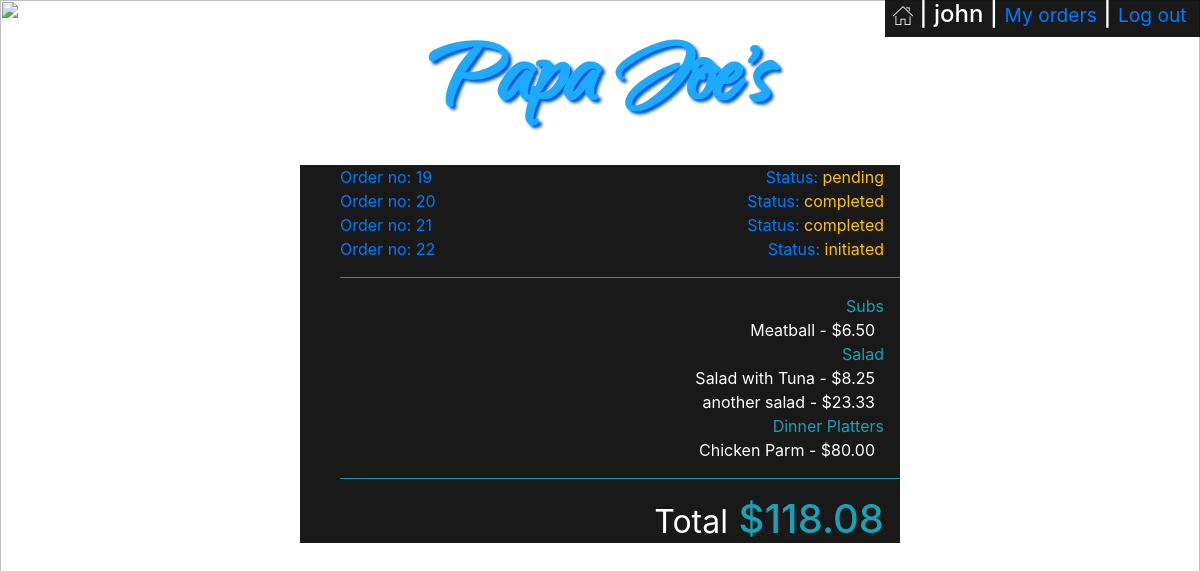
Page /my_orders/21 (signed in) on the committed database.
### orders/models.py (models this page shows, shortened)
class User_order(models.Model):
    user=models.ForeignKey(User,on_delete=models.CASCADE)
    order_number=models.IntegerField()
    topping_allowance=models.IntegerField(default=0)
    status=models.CharField(max_length=64,default='initiated')

class Order2(models.Model):
    user=models.ForeignKey(User,on_delete=models.CASCADE)
    number=models.IntegerField()
    category=models.CharField(max_length=64,null=True)
    name=models.CharField(max_length=64)
    price=models.DecimalField(max_digits=4,decimal_places=2)
    def __str__(self):
        return f"{self.name} - ${self.price} "

### orders/views.py (the view)
# urls.py: path("my_orders/<str:order_number>", views.my_orders, name="my_orders"),
def my_orders(request,order_number):
    context = {
        "Checkout":Order2.objects.filter(user=request.user,number=order_number),
        "Checkout_category":Order2.objects.filter(user=request.user,number=order_number).values_list('category').distinct(),
        "Total":list(Order2.objects.filter(user=request.user,number=order_number).aggregate(Sum('price')).values())[0],
        "user":request.user,
        "Category": Category.objects.all(),
        "Order_number":order_number,
        "All_orders":User_order.objects.filter(user=request.user),
        "Status":User_order.objects.get(user=request.user,order_number=order_number).status
    }
    return render(request,"my_orders.html",context)

### orders/templates/my_orders.html (shortened to what this page needs)
<!DOCTYPE html>
<html style="height:100%">
<head>
    {% load static %}
    <link rel="stylesheet" type="text/css" href="{% static 'styles.css' %}">
    <link rel="stylesheet" href="https://maxcdn.bootstrapcdn.com/bootstrap/4.1.3/css/bootstrap.min.css">
</head>
<body style="height:100%">
    {% if Category %}
    <div id='username'>
        <h4 class='px-2' ><a href="{% url 'index' %}"><img src="{% static 'home.png' %}"></a> |
            {{user.username}} |
            {% if not user.is_superuser %}
            <small><a href="{% url 'my_orders' Order_number %}">My orders</a></small> |
            {% endif %}
            <small><a href="{% url 'logout' %}"> Log out&nbsp;</a></small>
        </h4>
    </div>
    {% endif %}
    <p id='logo' class='text-center m-0 font-weight-bold'><a href="{% url 'index' %}">Papa Joe's</a></p>
    <div id='my_orders_container' class='w-50 mx-auto'>
        <div class=' text-left pr-3'>
            <ul >
                {% for number in All_orders%}
                <a href="{% url 'my_orders' number.order_number %}"><li ><span>Order no: {{number.order_number}}</span><span class='float-right'>Status: <span class='text-warning'>{{number.status}}</span></span></li></a>
                {% endfor %}
            </ul>
        </div>
        <ul>
            <hr class='bg-info'>
            {% for check_cat in Checkout_category %}
                <li class='text-info text-right pr-3'>{{check_cat|cut:"("|cut:")"|cut:","|cut:"'"}}</li>
                {% for row in Checkout %}
                {% if row.category == check_cat|cut:"("|cut:")"|cut:","|cut:"'"  %}
                <li class='pr-3 text-right'>{{row}}&nbsp;</li>
                {% endif %}
                {% endfor %}
            {% endfor %}
            <hr class='bg-info'>
            <li class='text-info text-right pr-3 '><h1><small class='text-white'>Total</small> ${{Total|floatformat:2}}</h1></li>
        </ul>
    </div>
</body>
</html>

### orders/static/styles.css (style rules this page uses)
#logo { padding:0px; font-family: webLogo ; font-size: 110px; text-shadow: 3px 3px 3px rgb(5, 87, 211); }
#logo a:link, #place_order:link, #confirm_order:link { color:rgb(28, 170, 253); }
#center_box,#username { background-color: rgba(0, 0, 0, 0.9); color: white; }
#username { position: absolute; right: 0; }
li { list-style-type: none; }
#my_orders_container { background-color: rgba(0, 0, 0, 0.9); color: white; }

### rows in the picture
User_order: order_number "19", status "pending"
User_order: order_number "20", status "completed"
User_order: order_number "21", status "completed"
User_order: order_number "22", status "initiated"
Order2: name+price "Meatball - $6.50"
Order2: name+price "Salad with Tuna - $8.25"
Order2: name+price "another salad - $23.33"
Order2: name+price "Chicken Parm - $80.00"

### other values in the picture
{{ user.username }} "john"
{{ check_cat|cut:"("|cut:")"|cut:","|cut:"'" }} "Subs" "Salad" "Dinner Platters"
{{ Total|floatformat:2 }} "118.08"
